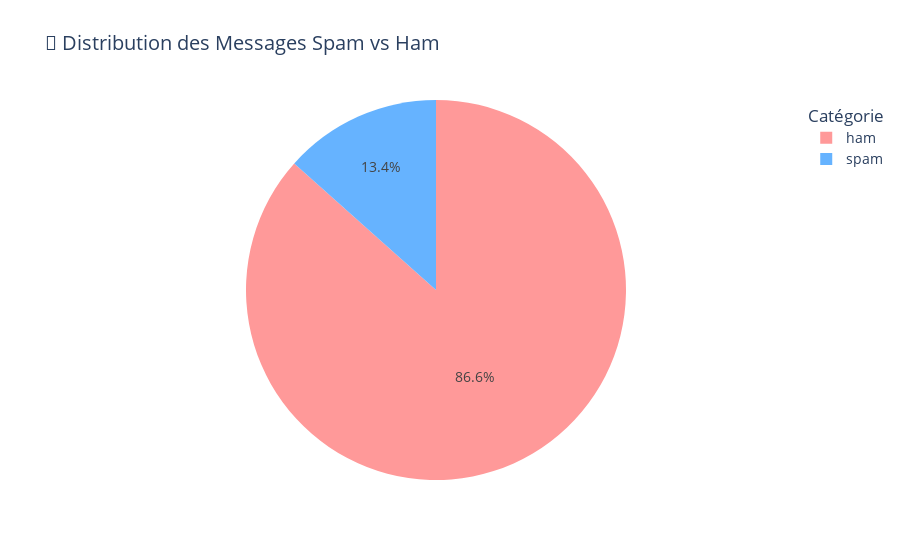

The code cell stored with this chart in its notebook:
### Markdown cell above
## 📈 Visualisation de la Distribution des Données

Analyse visuelle de la répartition des classes et des caractéristiques des messages.

### Code cell
# Distribution des catégories (spam vs ham)
category_counts = df['Category'].value_counts()
print('📊 Distribution des catégories:')
for category, count in category_counts.items():
    percentage = (count / len(df)) * 100
    print(f'  {category}: {count} messages ({percentage:.1f}%)')

# Graphique en secteurs interactif
fig = px.pie(
    values=category_counts.values,
    names=category_counts.index,
    title='🥧 Distribution des Messages Spam vs Ham',
    color_discrete_sequence=['#ff9999', '#66b3ff'],
    hover_data=[category_counts.values]
)

fig.update_layout(
    title_font_size=20,
    legend_title='Catégorie',
    font=dict(size=14)
)

fig.show()

### Figure 1 — Plotly figure (JSON) as saved in the notebook; plotly's stock layout.template omitted (floating-point values rounded to 4 significant figures)
{"data": [{"customdata": [[4825], [747]], "domain": {"x": [0.0, 1.0], "y": [0.0, 1.0]}, "hovertemplate": "label=%{label}<br>value=%{value}<br>hover_data_0=%{customdata[0]}<extra></extra>", "labels": ["ham", "spam"], "legendgroup": "", "name": "", "showlegend": true, "type": "pie", "values": [4825, 747]}], "layout": {"font": {"size": 14}, "legend": {"title": {"text": "Catégorie"}, "tracegroupgap": 0}, "piecolorway": ["#ff9999", "#66b3ff"], "title": {"font": {"size": 20}, "text": "🥧 Distribution des Messages Spam vs Ham"}}}
